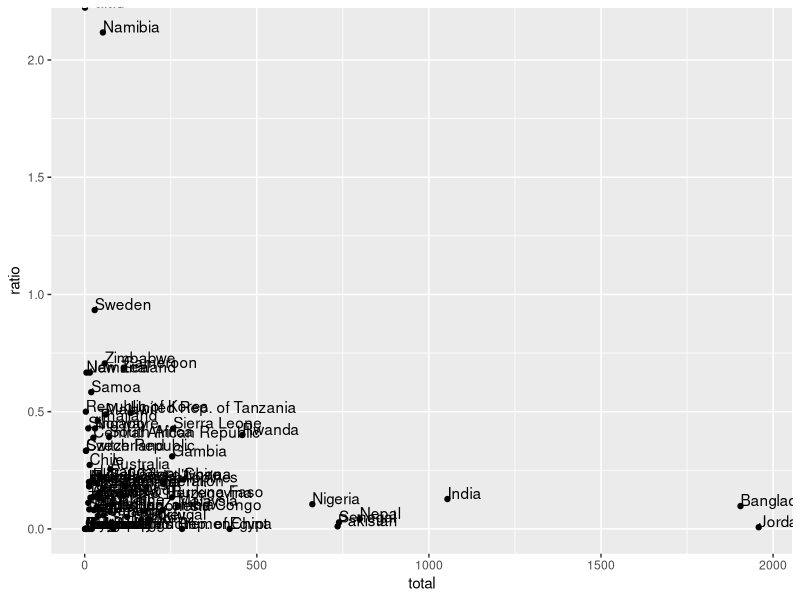
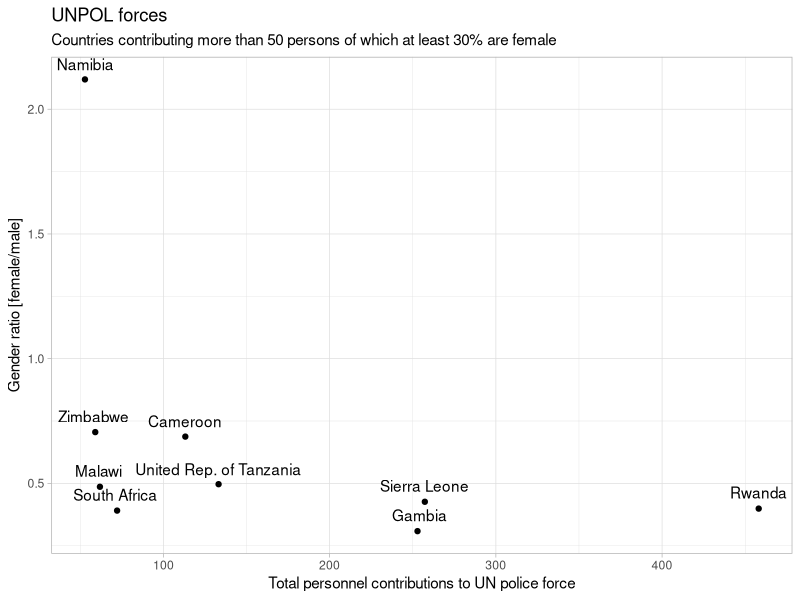

R code for these plots, in order:
## ---- chunk 1
knitr::opts_chunk$set(echo = TRUE)
## ---- chunk 2
library(foreign)

contrib <- as.data.frame(read.csv("UNPOL_contributing.csv"))

## Data from http://www.un.org/en/peacekeeping/publications/unpolmag/unpolmag_09.pdf


contrib$total <- contrib$male + contrib$female
contrib$ratio <- contrib$female / contrib$male

library(ggplot2)
ggplot(contrib, aes(total, ratio)) + geom_jitter() +geom_text(aes(label=country),hjust=0, vjust=0)

## ---- chunk 3
library(dplyr)
gender <- filter(contrib, contrib$ratio >= 0.3, contrib$total >= 50)


library(ggplot2)
ggplot(gender, aes(total, ratio)) +theme_light() + geom_jitter() +geom_text(aes(label=country),hjust=0.5, vjust=-0.8) + labs(x="Total personnel contributions to UN police force", y = "Gender ratio [female/male]", title="UNPOL forces", subtitle="Countries contributing more than 50 persons of which at least 30% are female")
